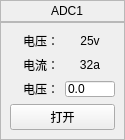
<?xml version="1.0" encoding="UTF-8"?>
<ui version="4.0">
 <class>AdcWidget</class>
 <widget class="QWidget" name="AdcWidget">
  <property name="geometry">
   <rect>
    <x>0</x>
    <y>0</y>
    <width>125</width>
    <height>125</height>
   </rect>
  </property>
  <property name="windowTitle">
   <string>Form</string>
  </property>
  <property name="styleSheet">
   <string notr="true"/>
  </property>
  <layout class="QVBoxLayout" name="verticalLayout">
   <property name="spacing">
    <number>0</number>
   </property>
   <property name="leftMargin">
    <number>0</number>
   </property>
   <property name="topMargin">
    <number>0</number>
   </property>
   <property name="rightMargin">
    <number>0</number>
   </property>
   <property name="bottomMargin">
    <number>0</number>
   </property>
   <item>
    <widget class="QFrame" name="frame">
     <property name="styleSheet">
      <string notr="true"/>
     </property>
     <property name="frameShape">
      <enum>QFrame::StyledPanel</enum>
     </property>
     <property name="frameShadow">
      <enum>QFrame::Raised</enum>
     </property>
     <layout class="QHBoxLayout" name="horizontalLayout">
      <property name="spacing">
       <number>2</number>
      </property>
      <property name="leftMargin">
       <number>0</number>
      </property>
      <property name="topMargin">
       <number>0</number>
      </property>
      <property name="rightMargin">
       <number>0</number>
      </property>
      <property name="bottomMargin">
       <number>0</number>
      </property>
      <item>
       <spacer name="horizontalSpacer">
        <property name="orientation">
         <enum>Qt::Horizontal</enum>
        </property>
        <property name="sizeHint" stdset="0">
         <size>
          <width>40</width>
          <height>20</height>
         </size>
        </property>
       </spacer>
      </item>
      <item>
       <widget class="QLabel" name="label_icon_title">
        <property name="sizePolicy">
         <sizepolicy hsizetype="Preferred" vsizetype="Preferred">
          <horstretch>0</horstretch>
          <verstretch>0</verstretch>
         </sizepolicy>
        </property>
        <property name="minimumSize">
         <size>
          <width>0</width>
          <height>0</height>
         </size>
        </property>
        <property name="styleSheet">
         <string notr="true">border:none</string>
        </property>
        <property name="text">
         <string/>
        </property>
       </widget>
      </item>
      <item>
       <widget class="QLabel" name="label_title">
        <property name="sizePolicy">
         <sizepolicy hsizetype="Preferred" vsizetype="Preferred">
          <horstretch>0</horstretch>
          <verstretch>0</verstretch>
         </sizepolicy>
        </property>
        <property name="styleSheet">
         <string notr="true">border:none;</string>
        </property>
        <property name="text">
         <string>ADC1</string>
        </property>
       </widget>
      </item>
      <item>
       <spacer name="horizontalSpacer_2">
        <property name="orientation">
         <enum>Qt::Horizontal</enum>
        </property>
        <property name="sizeHint" stdset="0">
         <size>
          <width>40</width>
          <height>20</height>
         </size>
        </property>
       </spacer>
      </item>
     </layout>
    </widget>
   </item>
   <item>
    <widget class="QFrame" name="frame_2">
     <property name="sizePolicy">
      <sizepolicy hsizetype="Preferred" vsizetype="Expanding">
       <horstretch>0</horstretch>
       <verstretch>0</verstretch>
      </sizepolicy>
     </property>
     <property name="styleSheet">
      <string notr="true"/>
     </property>
     <property name="frameShape">
      <enum>QFrame::StyledPanel</enum>
     </property>
     <property name="frameShadow">
      <enum>QFrame::Raised</enum>
     </property>
     <layout class="QGridLayout" name="gridLayout">
      <item row="0" column="0">
       <widget class="QLabel" name="label_icon_dianya">
        <property name="text">
         <string/>
        </property>
        <property name="alignment">
         <set>Qt::AlignCenter</set>
        </property>
       </widget>
      </item>
      <item row="0" column="1">
       <widget class="QLabel" name="label_4">
        <property name="text">
         <string>电压：</string>
        </property>
        <property name="alignment">
         <set>Qt::AlignCenter</set>
        </property>
       </widget>
      </item>
      <item row="0" column="2">
       <widget class="QLabel" name="label_dianya">
        <property name="sizePolicy">
         <sizepolicy hsizetype="Preferred" vsizetype="Preferred">
          <horstretch>0</horstretch>
          <verstretch>0</verstretch>
         </sizepolicy>
        </property>
        <property name="text">
         <string>25v</string>
        </property>
        <property name="alignment">
         <set>Qt::AlignCenter</set>
        </property>
       </widget>
      </item>
      <item row="1" column="0">
       <widget class="QLabel" name="label_icon_dianliu">
        <property name="text">
         <string/>
        </property>
        <property name="alignment">
         <set>Qt::AlignCenter</set>
        </property>
       </widget>
      </item>
      <item row="1" column="1">
       <widget class="QLabel" name="label_5">
        <property name="text">
         <string>电流：</string>
        </property>
        <property name="alignment">
         <set>Qt::AlignCenter</set>
        </property>
       </widget>
      </item>
      <item row="1" column="2">
       <widget class="QLabel" name="label_dianliu">
        <property name="sizePolicy">
         <sizepolicy hsizetype="Preferred" vsizetype="Preferred">
          <horstretch>0</horstretch>
          <verstretch>0</verstretch>
         </sizepolicy>
        </property>
        <property name="text">
         <string>32a</string>
        </property>
        <property name="alignment">
         <set>Qt::AlignCenter</set>
        </property>
       </widget>
      </item>
      <item row="2" column="1">
       <widget class="QLabel" name="label">
        <property name="text">
         <string>电压：</string>
        </property>
        <property name="alignment">
         <set>Qt::AlignCenter</set>
        </property>
       </widget>
      </item>
      <item row="2" column="2">
       <widget class="QLineEdit" name="lineEdit">
        <property name="sizePolicy">
         <sizepolicy hsizetype="Maximum" vsizetype="Fixed">
          <horstretch>0</horstretch>
          <verstretch>0</verstretch>
         </sizepolicy>
        </property>
        <property name="maximumSize">
         <size>
          <width>65</width>
          <height>16</height>
         </size>
        </property>
        <property name="styleSheet">
         <string notr="true"/>
        </property>
        <property name="text">
         <string>0.0</string>
        </property>
       </widget>
      </item>
      <item row="3" column="0" colspan="3">
       <widget class="QPushButton" name="pushButton">
        <property name="styleSheet">
         <string notr="true"/>
        </property>
        <property name="text">
         <string>打开</string>
        </property>
       </widget>
      </item>
     </layout>
    </widget>
   </item>
  </layout>
 </widget>
 <resources/>
 <connections/>
</ui>
